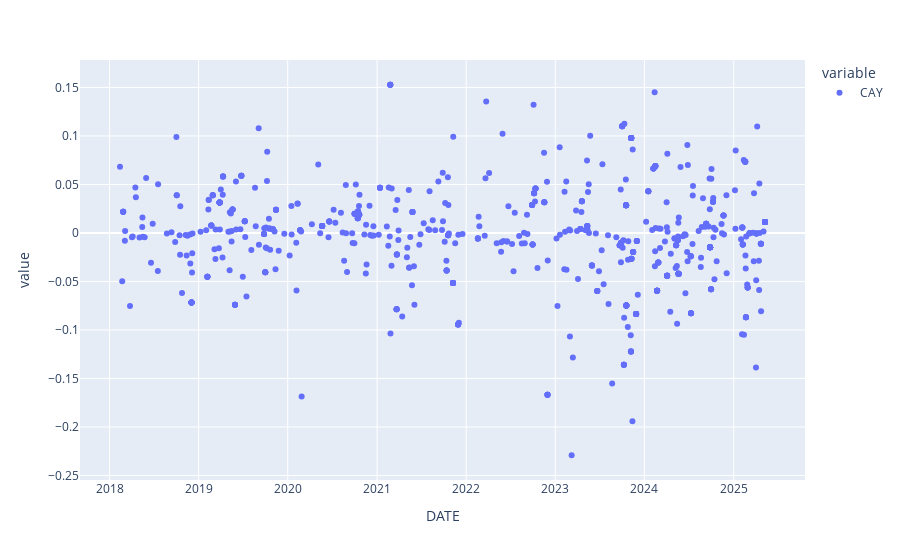

Notebook cell for this chart:
### Code cell
fig = px.scatter(df,  y=['CAY'])
fig.show()

### Figure 1 — Plotly figure (JSON) as saved in the notebook; plotly's stock layout.template omitted (floating-point values rounded to 4 significant figures; data arrays with more than 128 entries replaced by an {"elided": "..."} marker saying what was removed)
{"data": [{"hovertemplate": "variable=CAY<br>DATE=%{x}<br>value=%{y}<extra></extra>", "legendgroup": "CAY", "marker": {"color": "#636efa", "symbol": "circle"}, "mode": "markers", "name": "CAY", "orientation": "v", "showlegend": true, "type": "scatter", "x": {"elided": "720 str values"}, "xaxis": "x", "y": {"elided": "720 float values"}, "yaxis": "y"}], "layout": {"autosize": true, "legend": {"title": {"text": "variable"}, "tracegroupgap": 0}, "margin": {"t": 60}, "xaxis": {"anchor": "y", "autorange": true, "domain": [0, 1], "range": ["2017-09-06 01:34:08.4762", "2025-10-15 22:25:51.5238"], "title": {"text": "DATE"}, "type": "date"}, "yaxis": {"anchor": "x", "autorange": true, "domain": [0, 1], "range": [-0.2588, 0.1824], "title": {"text": "value"}, "type": "linear"}}}
